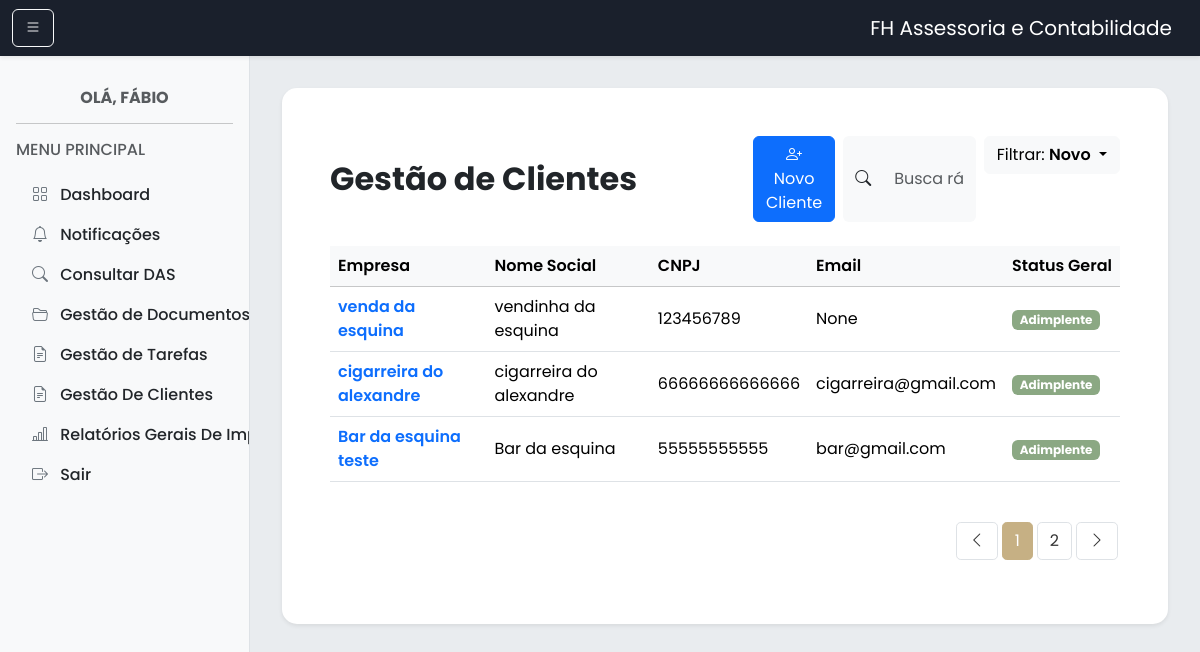
Page /gestao-clientes/ on the earlier database version.
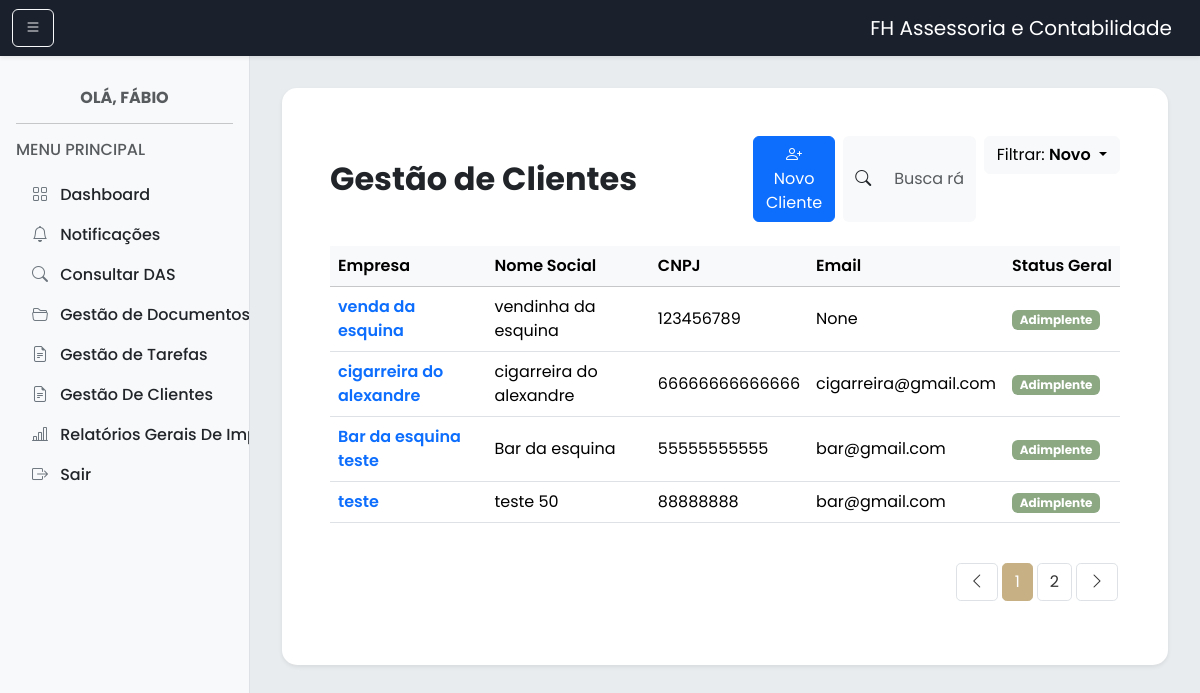
Same page on the later database version.
### core/models.py (models this page shows)
class EmpresasUsuarioCliente(models.Model):
    id = models.AutoField(db_column='ID', primary_key=True)
    empresa_cnpj = models.ForeignKey(
        'Empresa',
        to_field='cnpj',
        db_column='Empresa_CNPJ',
        on_delete=models.CASCADE,
        related_name='usuarios_clientes'
    )
    tipo_usuario = models.CharField(db_column='Tipo_usuario', max_length=50, blank=True, null=True)
    usuario_cliente = models.ForeignKey(
        'Usuario',
        to_field='cpf',
        db_column='Usuario_Cliente_CPF',
        on_delete=models.CASCADE,
        related_name='empresas_como_cliente'
    )
    class Meta:
        db_table = 'Empresas_Usuario_Cliente'

class Empresa(models.Model):
    cnpj = models.CharField(db_column='CNPJ', max_length=20, primary_key=True)
    razao_social = models.CharField(db_column='Razao_social', max_length=255, blank=True, null=True)
    nome_fantasia = models.CharField(db_column='Nome_fantasia', max_length=255, blank=True, null=True)
    inscricao_municipal = models.CharField(db_column='Inscricao_municipal', max_length=50, blank=True, null=True)
    tipo_empresa = models.CharField(db_column='Tipo_Empresa', max_length=50, blank=True, null=True)
    email = models.CharField(db_column='Email', max_length=255, blank=True, null=True)
    telefone = models.CharField(db_column='Telefone', max_length=50, blank=True, null=True)
    logradouro = models.CharField(db_column='Logradouro', max_length=255, blank=True, null=True)
    bairro = models.CharField(db_column='Bairro', max_length=100, blank=True, null=True)
    cidade = models.CharField(db_column='Cidade', max_length=100, blank=True, null=True)
    estado = models.CharField(db_column='Estado', max_length=100, blank=True, null=True)
    cep = models.CharField(db_column='CEP', max_length=20, blank=True, null=True)
    pais = models.CharField(db_column='Pais', max_length=100, blank=True, null=True)
    data_de_registro = models.DateField(db_column='Data_de_registro', blank=True, null=True)
    class Meta:
        db_table = 'Empresas'

### core/views.py (the view, shortened to what this page needs)
# urls.py: path('gestao-clientes/', views.gestao_clientes_cont, name='gestao_clientes_cont'),
def gestao_clientes_cont(request):
    relacoes = (
        EmpresasUsuarioCliente.objects
        .select_related('empresa_cnpj', 'usuario_cliente')
        .all()
    )
    return render(request, 'gestao_clientes_cont.html', {'relacoes': relacoes})

### core/templates/gestao_clientes_cont.html (shortened to what the changed rows need)
{% load static %}
<!DOCTYPE html>
<html lang="pt-BR">
<head>
    <link rel="stylesheet" href="https://cdn.jsdelivr.net/npm/bootstrap-icons@1.11.3/font/bootstrap-icons.css">
    <link href="https://cdn.jsdelivr.net/npm/bootstrap@5.3.3/dist/css/bootstrap.min.css" rel="stylesheet" />
    <link rel="stylesheet" href="{% static 'css/style.css' %}" />
    <link rel="stylesheet" href="{% static 'css/dashboard.css' %}" />
</head>
<body>
    <div class="dashboard-container">
        <main class="main-content">
            <div class="card shadow-sm border-0 main-content-card">
                <div class="card-body p-4 p-md-5">
                    <div class="row align-items-center mb-4">
                        <div class="col-md-6">
                            <h1 class="h2 fw-bold mb-0">Gestão de Clientes</h1>
                        </div>
                    </div>
                    <div class="table-responsive">
                        <table class="table align-middle table-hover dashboard-table">
                            <thead class="table-light">
                                <tr>
                                    <th scope="col">Empresa</th>
                                    <th scope="col">Nome Social</th>
                                    <th scope="col">CNPJ</th>
                                    <th scope="col">Email</th>
                                    <th scope="col">Status Geral</th>
                                </tr>
                            </thead>
                            <tbody>
                                {% for rel in relacoes %}
                                <tr>
                                    <td class="fw-semibold">
                                        <a href="{% url 'detalhe_cliente' rel.empresa_cnpj.cnpj %}"
                                            class="text-decoration-none link-primary">
                                            {{ rel.empresa_cnpj.nome_fantasia }}
                                        </a>
                                    </td>
                                    <td>{{ rel.empresa_cnpj.razao_social }}</td>
                                    <td>{{ rel.empresa_cnpj.cnpj }}</td>
                                    <td>{{ rel.empresa_cnpj.email }}</td>
                                    <td>
                                        <span class="badge status-adimplente status-badge-cliente"
                                            style="cursor:pointer;">
                                            Adimplente
                                        </span>
                                    </td>
                                </tr>
                                {% empty %}
                                <tr>
                                    <td colspan="5" class="text-center text-muted">
                                        Nenhum cliente cadastrado.
                                    </td>
                                </tr>
                                {% endfor %}
                            </tbody>
                        </table>
                    </div>
                </div>
            </div>
        </main>
    </div>
</body>
</html>

Differences in the rows shown:
added EmpresasUsuarioCliente: empresa_cnpj.nome_fantasia "teste", empresa_cnpj.razao_social "teste 50", empresa_cnpj.cnpj "88888888", empresa_cnpj.email "bar@gmail.com"
